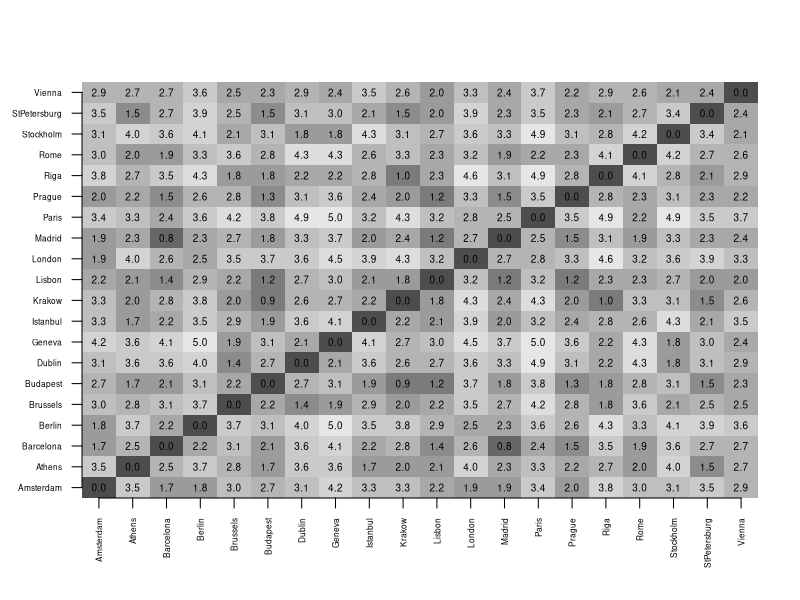
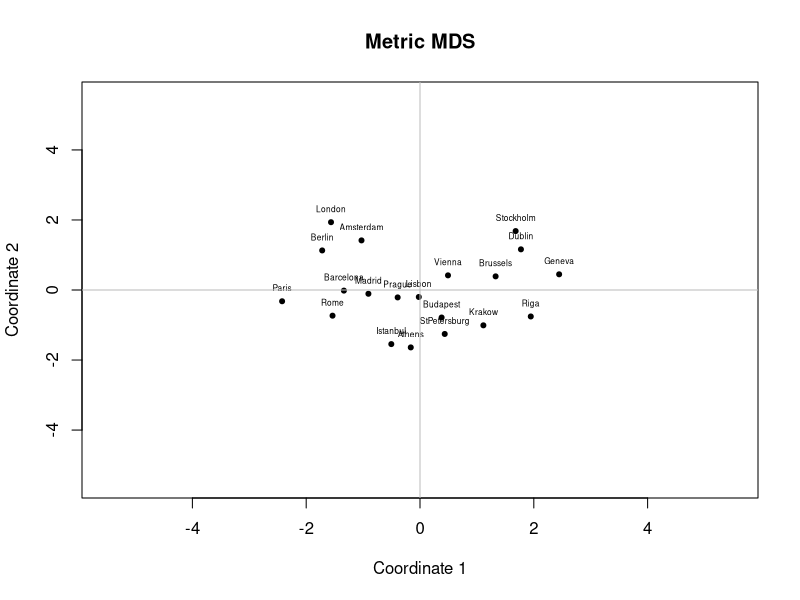
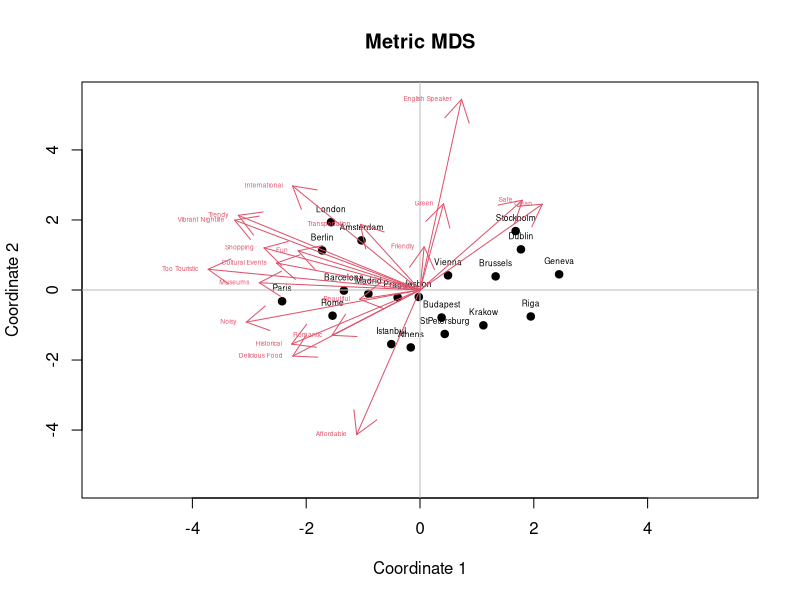
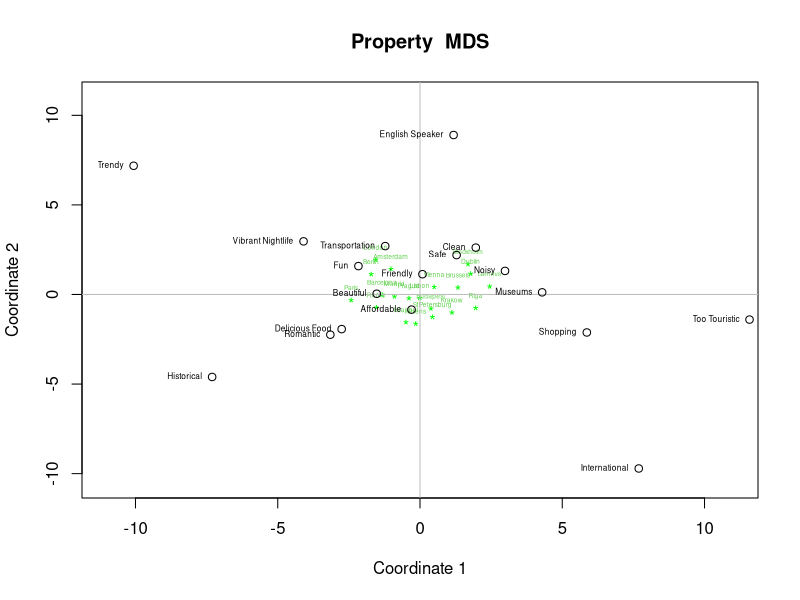
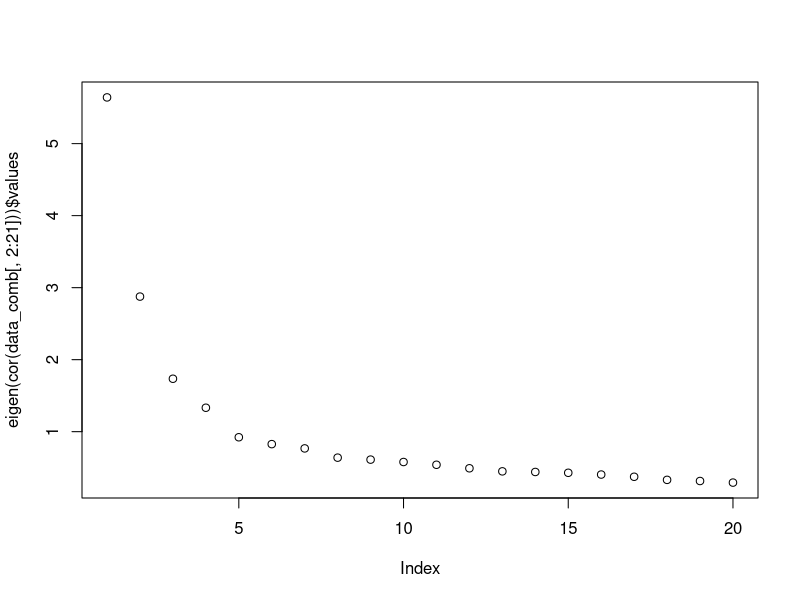
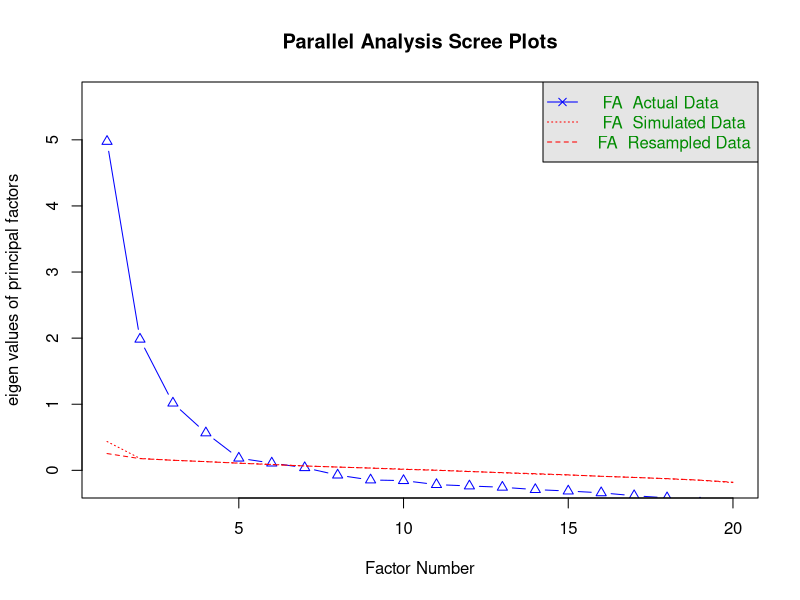

The R source for these figures, in order: (Note: this script raises an error after producing the figures.)
getwd()
setwd("~/Caci17")
data <- read.csv("QuestionaireData_CityTrips.csv")
head(data)
install.packages("R.utils")
install.packages("corrplot")
install.packages("GPArotation")
library(dplyr)
library(R.utils)
library(MASS)
library(psych)
library(corrplot)
library(GPArotation)

cities = c("Prague","Geneva","Paris","Stockholm","Brussels","London","Amsterdam",
           "Athens","Riga","Budapest","Dublin","Lisbon","Istanbul","Vienna","Rome","Barcelona",
           "Madrid","Berlin","Krakow","StPetersburg")
data_att <- data %>% dplyr:: select(Sample, ID, contains("Att"))
data_att

data_att$Sample <- as.factor(data_att$Sample)

prag <- data_att[data_att$Sample %in% c("1", "4", "5"), ]
prag <- prag %>% dplyr:: select(contains("Prague"))
prag <- cbind(City = "Prague", prag)
head(prag)

geneva <- data_att[data_att$Sample %in% c("1", "2", "3"), ]
geneva <- geneva %>% dplyr:: select(contains("Geneva"))
geneva <- cbind(City = "Geneva", geneva)
head(geneva)

paris <- data_att[data_att$Sample %in% c("1", "3", "4"), ]
paris <- paris %>% dplyr:: select(contains("Paris"))
paris <- cbind(City = "Paris", paris)
head(paris)

stockholm <- data_att[data_att$Sample %in% c("1", "2", "3"), ]
stockholm <- stockholm %>% dplyr:: select(contains("Stockholm"))
stockholm <- cbind(City = "Stockholm", stockholm)
head(stockholm)  

brussels <- data_att[data_att$Sample %in% c("1", "5", "6"), ]
brussels <- brussels %>% dplyr:: select(contains("Brussels"))
brussels <- cbind(City = "Brussels", brussels)
head(brussels)  

london <- data_att[data_att$Sample %in% c("1", "2", "3"), ]
london <- london %>% dplyr:: select(contains("London"))
london <- cbind(City = "London", london)
head(london) 

amsterdam <- data_att[data_att$Sample %in% c("2", "3", "8"), ]
amsterdam <- amsterdam %>% dplyr:: select(contains("Amsterdam"))
amsterdam <- cbind(City = "Amsterdam", amsterdam)
head(amsterdam) 

athens <- data_att[data_att$Sample %in% c("2", "3", "6"), ]
athens <- athens %>% dplyr:: select(contains("Athens"))
athens <- cbind(City = "Athens", athens)
head(athens) 

riga <- data_att[data_att$Sample %in% c("2", "4", "5"), ]
riga <- riga %>% dplyr:: select(contains("Riga"))
riga <- cbind(City = "Riga", riga)
head(riga)

budapest <- data_att[data_att$Sample %in% c("4", "9", "10"), ]
budapest <- budapest %>% dplyr:: select(contains("Budapest"))
budapest <- cbind(City = "Budapest", budapest)
head(budapest)

dublin <- data_att[data_att$Sample %in% c("4", "7", "10"), ]
dublin <- dublin %>% dplyr:: select(contains("Dublin"))
dublin <- cbind(City = "Dublin", dublin)
head(dublin)

lisbon <- data_att[data_att$Sample %in% c("4", "7", "9"), ]
lisbon <- lisbon %>% dplyr:: select(contains("Lisbon"))
lisbon <- cbind(City = "Lisbon", lisbon)
head(lisbon)

istanbul <- data_att[data_att$Sample %in% c("5", "8", "10"), ]
istanbul <- istanbul %>% dplyr:: select(contains("Istanbul"))
istanbul <- cbind(City = "Istanbul", istanbul)
head(istanbul)

vienna <- data_att[data_att$Sample %in% c("5", "8", "10"), ]
vienna <- vienna %>% dplyr:: select(contains("Vienna"))
vienna <- cbind(City = "Vienna", vienna)
head(vienna)

rome <- data_att[data_att$Sample %in% c("5", "7", "9"), ]
rome <- rome %>% dplyr:: select(contains("Rome"))
rome <- cbind(City = "Rome", rome)
head(rome)

barcelona <- data_att[data_att$Sample %in% c("6", "7", "10"), ]
barcelona <- barcelona %>% dplyr:: select(contains("Barcelona"))
barcelona <- cbind(City = "Barcelona", barcelona)
head(barcelona)

madrid <- data_att[data_att$Sample %in% c("6", "8", "9"), ]
madrid <- madrid %>% dplyr:: select(contains("Madrid"))
madrid <- cbind(City = "Madrid", madrid)
head(madrid)

berlin <- data_att[data_att$Sample %in% c("6", "7", "8"), ]
berlin <- berlin %>% dplyr:: select(contains("Berlin"))
berlin <- cbind(City = "Berlin", berlin)
head(berlin)

krakow <- data_att[data_att$Sample %in% c("6", "7", "9"), ]
krakow <- krakow %>% dplyr:: select(contains("Krakow"))
krakow <- cbind(City = "Krakow", krakow)
head(krakow)

st.petersburg <- data_att[data_att$Sample %in% c("8", "9", "10"), ]
st.petersburg <- st.petersburg %>% dplyr:: select(contains("StPetersburg"))
st.petersburg <- cbind(City = "StPetersburg", st.petersburg)
head(st.petersburg)

liste <- list(prag, geneva, paris, stockholm, amsterdam, st.petersburg, barcelona, budapest, brussels, berlin, 
              istanbul, athens, dublin, krakow, rome, london, riga, madrid, vienna, lisbon)

colnames <- sub('.*_', '', colnames(prag))
colnames  
colnames(prag) <- colnames
colnames(geneva) <- colnames
colnames(paris) <- colnames
colnames(stockholm) <- colnames
colnames(brussels) <- colnames
colnames(london) <- colnames
colnames(amsterdam) <- colnames
colnames(athens) <- colnames
colnames(riga) <- colnames
colnames(budapest) <- colnames
colnames(dublin) <- colnames
colnames(lisbon) <- colnames
colnames(istanbul) <- colnames
colnames(vienna) <- colnames
colnames(rome) <- colnames
colnames(barcelona) <- colnames
colnames(berlin) <- colnames
colnames(krakow) <- colnames
colnames(st.petersburg) <- colnames
colnames(madrid) <- colnames

data_comb <- rbind(prag, geneva, paris, stockholm, brussels, london, amsterdam, athens, riga, budapest,
                  dublin, lisbon, istanbul, vienna, rome, barcelona, berlin, krakow, st.petersburg, madrid) 

data_comb
colnames(data_comb) <- c("Group.1", "Friendly", "Historical", "Affordable", "Trendy", "Vibrant Nightlife", 
                        "Delicious Food", "Transportation", "Shopping", "Cultural Events", "Museums", 
                        "Clean", "Green", "International", "Too Touristic", "Fun", "Noisy", 
                        "Romantic", "Safe", "Beautiful", "English Speaker")


data_agg <-aggregate(data_comb[,-c(1)], by=list(data_comb$Group.1), mean, na.rm=TRUE)
data_agg
dist.df <- dist(data_agg[,-c(1)])
dist.df

dst <- data.matrix(dist.df)
dim <- ncol(dst)

# distance/similarity matrix grafik cizme
# Open a pdf file
# pdf("distanceMatrix.pdf") # bu kodu run ettikten sonra kapatmassan, grafik gozukmez R'de sadece dosyaya kaydeder
# eger grafigi gormek istiyosan bu kodu run etme!

# Create a plot
image(1:dim, 1:dim, dst, axes = FALSE, xlab="", ylab="", 
      col = gray.colors(12, start = 0.3, end = 0.9, gamma = 2.2, alpha = NULL))

axis(1, 1:dim, data_agg[1:20,1], cex.axis = 0.5, las=3)
axis(2, 1:dim, data_agg[1:20,1], cex.axis = 0.5, las=1)
text(expand.grid(1:dim, 1:dim), sprintf("%0.1f", dst), cex=0.6)

# Close the pdf file
# dev.off() 

fit <- cmdscale(dist.df, k = 2) #izdusum
fit

x <- fit[,1]
y <- fit[,2]
#pdf("metrics_MDS.pdf")
plot(x, y, xlab = "Coordinate 1", ylab = "Coordinate 2", main = "Metric MDS", 
     pch = 20, ylim = c(-5.5, 5.5), xlim = c(-5.5, 5.5))
text(x, y, labels = data_agg$Group.1, cex = 0.5, pos = 3)
abline(h = 0, v = 0, col = "grey")
#dev.off()

summary(lm(data_agg[,2]~-1+fit))

print("asena")

# Property fitting
data_agg$x <- x
data_agg$y <- y
data_agg


head(data_agg)

profit <- lm(cbind(Friendly, Historical, Affordable, Trendy, `Vibrant Nightlife`, 
                   `Delicious Food`, Transportation, Shopping, `Cultural Events`, Museums, 
                   Clean, Green, International, `Too Touristic`, Fun, Noisy, 
                   Romantic, Safe, Beautiful, `English Speaker`)
             ~ -1 +  x + y, data = data_agg)
summary(profit)
coef(profit)
str(profit)

#pdf("Property_Fitting_xy.pdf")
plot(x, y, xlab = "Coordinate 1", ylab = "Coordinate 2", main = "Metric MDS", 
     pch = 19, ylim = c(-5.5, 5.5), xlim = c(-5.5, 5.5))
text(x, y, labels = data_agg$Group.1, cex = 0.5, pos = 3)
abline(h = 0, v = 0, col = "grey")
arrows(x0 = c(0, 0, 0), y0 = c(0, 0, 0), 
       x1 = coef(profit)[1, ]*10, y1 = coef(profit)[2, ]*10, col = 2, lwd = 1)
text(t(coef(profit)*10), colnames(coef(profit)*10), cex=0.4, col = 2, pos = c(2,2))
#dev.off()

#Property Fitting with ideal points
data_agg$q <- x*x+y*y

profit_q <- lm(cbind(Friendly, Historical, Affordable, Trendy, `Vibrant Nightlife`, 
                   `Delicious Food`, Transportation, Shopping, `Cultural Events`, Museums, 
                   Clean, Green, International, `Too Touristic`, Fun, Noisy, 
                   Romantic, Safe, Beautiful, `English Speaker`)
             ~ 1 +  x + y + q, data = data_agg)
summary(profit_q)

coef<-coef(profit_q)
coef
coef[2,]<-coef[2,]/(-2*coef[4,])
coef[3,]<-coef[3,]/(-2*coef[4,])

# pdf("Property_Fitting_xy_q.pdf")
plot(x, y, xlab = "Coordinate 1", ylab = "Coordinate 2", main = "Property  MDS", 
     pch = "*", ylim = c(-10.5, 11), xlim = c(-11, 11), col = "green")
text(x, y, labels = data_agg$Group.1, cex = 0.4, pos = 3, col = 3)
abline(h = 0, v = 0, col = "grey")
points(x = coef[2, ], y = coef[3, ], col = 1)
text(x= coef[2, ], y = coef[3, ], labels = colnames(coef), cex = 0.5, pos = 2,col=1)
# dev.off()

### PCA'ye gecmeden property fittingde yapmadiklarimiz var.

#PCA disaggregated dosyasindan
#PCA
data_comb <- na.omit(data_comb)
eigen(cor(data_comb[,2:21]))$values
plot(eigen(cor(data_comb[,2:21]))$values)
data_comb
a.pca<-principal(data_comb[,2:21],nfactors=4, rotate ="varimax")
a.pca
head(a.pca$scores)
head(data_comb)
aggregate(a.pca$scores, by=list(data_comb$Group.1), mean, na.rm=TRUE) # compute aggregate component score for cities
t(a.pca$scores)%*%a.pca$scores/(nrow(data_comb[,2:21])-1) # show that factors are uncorrelated

# factor analysis
#### finding the optimal number of factors
pdf("Parallel_Analysis_Scree_Plots.pdf")
parallel <- fa.parallel(data_comb[,2:21], fm = 'minres', fa = 'fa')
parallel
dev.off()
# bu obsolete a.fa<-fa(data_comb[,2:21],nfactors = 6,rotate = "oblimin",fm="minres")
a.fa<-fa(data_comb[,2:21],method=mle,scores='tenBerge',
         nfactors=6, rotate ="varimax")
a.fa
t(a.fa$scores)%*%a.fa$scores/(nrow(data_comb[,2:21])-1) # show that factors are uncorrelated
print(a.fa$loadings,cutoff = 0.34 )
capture.output(print(a.fa$loadings,cutoff = 0.281 ), file = "FAComponents_Cutoff.txt")


hscores<-aggregate(a.fa$scores, by=list(data_comb$Group.1),mean, na.rm=TRUE)
x <- scores[,2]
y <- scores[,3]
plot(x, y, xlab = "Coordinate 1", ylab = "Coordinate 2", main = "Metric MDS", 
     pch = 19, ylim = c(-2, 2), xlim = c(-2, 2))
text(x, y, labels = scores[,1], cex = 1, pos = 4)
abline(h = 0, v = 0, col = "grey")

#Di??er doasyadan (TV stations vard??)

corrplot(corr=cor(data_comb[,2:21], use ="complete.obs"), method ="ellipse")
eigen(cor(data_comb[,2:21]))$values
plot(eigen(cor(data_comb[,2:21]))$values)

# START: Princial component analysis with singular value decomposition, no rotation
a.svd<-svd(cor(data_comb[,2:21]))
a.svd
d<-diag(a.svd$d)
d
a<-a.svd$u[,1:3]%*%sqrt(d[1:3,1:3])
a

a.svd$u[,1:3]%*%d[1:3,1:3]%*%t(a.svd$u[,1:3]) # Recomputed correlation based on first 3 principal components
cor(data_comb[,2:21])
diag(t(a.svd$u)%*%a.svd$u%*%d%*%t(a.svd$u)%*%a.svd$u)


# START: Princial component analysis with r-function prcomp, no rotation
data.scale<-apply(data_comb[,2:21],2,scale)
pr<-prcomp(data.scale)
?prcomp
pr
str(pr)
t(pr$sdev*t(pr$rotation)) # labeled as rotated but it is not rotated
# START: Princial component analysis with r-function prcomp, no rotation

# PCA and Factor analysis with easy to do R-FUNCTIONS
library(psych)
a.pca<-principal(data_comb[,2:21],nfactors=3, rotate ="none")
str(a.pca)
a.pca
a.pca<-principal(data_comb[,2:21],nfactors=3, rotate ="varimax")
a.pca
head(a.pca$score)
nrow(a.pca$score)
t(a.pca$scores)%*%a.pca$scores/(nrow(data_comb[,2:21])-1) # demonstrate that the principal components are uncorrelated after rotation
aggregate(a.pca$scores, by=list(data_comb$Group.1),mean, na.rm=TRUE)

summary(lm( Friendly ~ Historical+ Affordable+ Trendy+ VibrantNightlife+ 
                   `Delicious Food`+ Transportation+ Shopping+ `Cultural Events`+ Museums+ 
                   Clean+ Green+ International + `Too Touristic`+ Fun+ Noisy+ 
                   Romantic+ Safe+ Beautiful+ `English Speaker`, data=data_comb))

# factor analysis
?fa
a.fa<-fa(data_comb[,2:21],method=ml, SMC=TRUE, scores='regression',nfactors=3, rotate ="varimax")
a.fa<-fa(data_comb[,2:21],nfactors=3,rotate='varimax') # default setting
a.fa


# calculate factor score for objects
str(a.pca)
a.pca$scores
aggregate(a.fa$scores, by=list(data_comb$Group.1),mean, na.rm=TRUE)

# demonstrate that the factors after rotation are uncorrelated
a.fa.rot <-fa(data_comb[,2:21], scores='tenBerge',SMC=TRUE, fm='pa', nfactors =3,rotate ="varimax")
a.fa.rot
t(a.fa.rot$scores)%*%a.fa.rot$scores/(nrow(data_comb[,2:21])-1)
a.fa.rot$rot.mat
t(a.fa.rot$rot.mat)%*%a.fa.rot$rot.mat
?fa

# Oblique rotation
library(GPArotation)

a.fa.oblique<-fa(data_comb[,2:21],nfactors=3, scores='tenBerge', rotate ="oblimin")
a.fa.oblique
a.fa.oblique$Structure # correlation between variables and factors
a.fa.oblique$loadings # pattern (association) between variables and factors

cor(data_comb[,2:21])
a.fa$Structure
a.fa$Structure%*%t(a.fa$Structure)
a.fa$loadings%*%t(a.fa$loadings)
t(a.fa$scores)%*%a.fa$scores/nrow(data_comb[,2:21]-1)

a.pca.oblirot <-principal(data_comb[,2:21], nfactors =3,rotate ="oblimin")
a.pca.oblirot
a.pca.oblirot$loadings
a.pca.oblirot$Structure
a.z <- apply(data_comb[,2:21],2,scale)
str(a.z)
t(a.z)%*%a.z/(nrow(data_comb[,2:21])-1)

pattern<-solve(t(a.pca.oblirot$scores)%*%a.pca.oblirot$scores/(nrow(data_comb[,2:21])-1))%*%t(a.pca.oblirot$scores)%*%a.z/(nrow(data_comb[,2:21])-1)
structure<-t(a.pca.oblirot$scores)%*%a.pca.oblirot$scores%*%pattern/(nrow(data_comb[,2:21])-1)
structure
pattern
t(a.pca.oblirot$loadings)
t(a.pca.oblirot$Structure)
t(a.pca.oblirot$scores)%*%a.pca.oblirot$scores/(nrow(data_comb[,2:21])-1)



#### burda bitirdik

# START: Principal Component Analysis of aggregated data with SVD, no rotation 
attribute.agg.svd<-svd(cor(attribute.agg.eval.df[,2:15]))
l<-attribute.agg.svd$u*(sqrt(attribute.agg.svd$d))
l
attribute.agg.svd$d
attribute.agg.svd$u
attribute.agg.svd$u*t(sqrt(attribute.agg.svd$d))%x%matrix(1,nrow=14,ncol=1)
# END: Principal Component Analysis of aggregated data with SVD, no rotation 

eigen(cor(attribute.agg.eval.df[,2:15]))$values


a.pca<-principal(attribute.agg.eval.df[,2:15],nfactors=2, rotate ="varimax")
a.pca
head(attribute.agg.eval.df)
aggregate(a.pca$scores, by=list(attribute.agg.eval.df$Group.1),mean, na.rm=TRUE)
a.pca$scores

r1<-qr(cor(attribute.agg.eval.df[,2:15]))
r2<-qr(cor(attribute.eval.df[,3:16]))
r1$rank
r2$rank
